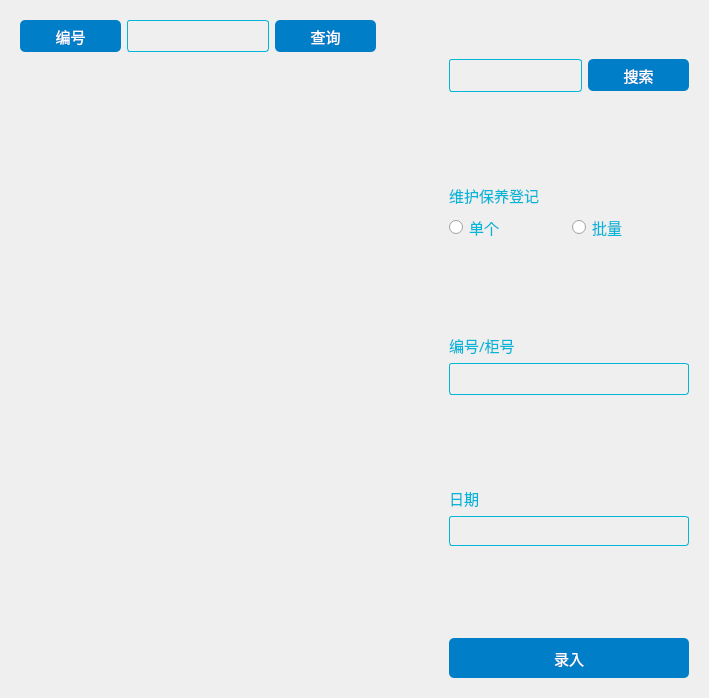
            <widget class="QWidget" name="page_4">
             <property name="styleSheet">
              <string notr="true">QWidget#page_4{
border-image: url(:/img/bj4.png);
}
</string>
             </property>
             <layout class="QHBoxLayout" name="horizontalLayout_23" stretch="30,10">
              <item>
               <widget class="QWidget" name="widget_19" native="true">
                <layout class="QVBoxLayout" name="verticalLayout_8">
                 <item>
                  <layout class="QHBoxLayout" name="horizontalLayout_17">
                   <item>
                    <widget class="QPushButton" name="PushButton_4">
                     <property name="minimumSize">
                      <size>
                       <width>101</width>
                       <height>32</height>
                      </size>
                     </property>
                     <property name="font">
                      <font>
                       <family>黑体</family>
                       <pointsize>11</pointsize>
                      </font>
                     </property>
                     <property name="styleSheet">
                      <string notr="true">QPushButton
{
    /*背景颜色*/  
	background-color:rgb(0, 127, 200);
    /*字体颜色为白色*/    
    color:rgb(255, 255, 255);
	/*设置按键四角为圆角*/
	border-radius :5px;
      
}	
QPushButton:pressed
{
    
    /*按下时字向右移动4像素*/  
    padding-left:4px;
    /*按下时字向下移动4像素*/  
    padding-top:4px;
}</string>
                     </property>
                     <property name="text">
                      <string>编号</string>
                     </property>
                    </widget>
                   </item>
                   <item>
                    <widget class="LineEdit" name="locationID">
                     <property name="minimumSize">
                      <size>
                       <width>141</width>
                       <height>32</height>
                      </size>
                     </property>
                     <property name="font">
                      <font>
                       <family>黑体</family>
                       <pointsize>11</pointsize>
                      </font>
                     </property>
                     <property name="styleSheet">
                      <string notr="true">border:1px solid rgb(1, 182, 215);
color: rgb(0, 246, 255);
border-radius:3px;
background-color: rgba(255, 255, 255, 0);</string>
                     </property>
                     <property name="text">
                      <string/>
                     </property>
                    </widget>
                   </item>
                   <item>
                    <widget class="QPushButton" name="search_1">
                     <property name="minimumSize">
                      <size>
                       <width>101</width>
                       <height>32</height>
                      </size>
                     </property>
                     <property name="font">
                      <font>
                       <family>黑体</family>
                       <pointsize>11</pointsize>
                      </font>
                     </property>
                     <property name="styleSheet">
                      <string notr="true">QPushButton
{
    /*背景颜色*/  
	background-color:rgb(0, 127, 200);
    /*字体颜色为白色*/    
    color:rgb(255, 255, 255);
	/*设置按键四角为圆角*/
	border-radius :5px;
      
}	
QPushButton:pressed
{
    
    /*按下时字向右移动4像素*/  
    padding-left:4px;
    /*按下时字向下移动4像素*/  
    padding-top:4px;
}</string>
                     </property>
                     <property name="text">
                      <string>查询</string>
                     </property>
                    </widget>
                   </item>
                   <item>
                    <spacer name="horizontalSpacer_7">
                     <property name="orientation">
                      <enum>Qt::Horizontal</enum>
                     </property>
                     <property name="sizeHint" stdset="0">
                      <size>
                       <width>40</width>
                       <height>20</height>
                      </size>
                     </property>
                    </spacer>
                   </item>
                  </layout>
                 </item>
                 <item>
                  <widget class="TableWidget" name="TableWidget_3">
                   <property name="styleSheet">
                    <string notr="true">QTableView {
    background: transparent;
    outline: none;
color: rgb(1, 182, 215); /* 确保子元素的字体颜色也是蓝色 */
    border: none;
    /* font: 13px 'Segoe UI', 'Microsoft YaHei'; */
    selection-background-color: transparent;
    alternate-background-color: transparent;
}

QTableView::item {
    background: transparent;
    border: 0px;
color: rgb(1, 182, 215); /* 确保子元素的字体颜色也是蓝色 */
    padding-left: 16px;
    padding-right: 16px;
    height: 35px;
}


QTableView::indicator {
    width: 18px;
    height: 18px;
color: rgb(1, 182, 215); /* 确保子元素的字体颜色也是蓝色 */
    border-radius: 5px;
    border: 1px solid rgba(0, 0, 0, 0.48);
    background-color: rgba(0, 0, 0, 0.022);
}

QTableView::indicator:hover {
color: rgb(1, 182, 215); /* 确保子元素的字体颜色也是蓝色 */
    border: 1px solid rgba(0, 0, 0, 0.56);
    background-color: rgba(0, 0, 0, 0.05);
}

QTableView::indicator:pressed {
color: rgb(1, 182, 215); /* 确保子元素的字体颜色也是蓝色 */
    border: 1px solid rgba(0, 0, 0, 0.27);
    background-color: rgba(0, 0, 0, 0.12);
}

QTableView::indicator:checked,
QTableView::indicator:indeterminate {
color: rgb(1, 182, 215); /* 确保子元素的字体颜色也是蓝色 */
    border: 1px solid #009faa;
    background-color: #009faa;
}

QTableView::indicator:checked {
color: rgb(1, 182, 215); /* 确保子元素的字体颜色也是蓝色 */
    image: url(:/qfluentwidgets/images/check_box/Accept_white.svg);
}

QTableView::indicator:indeterminate {
color: rgb(1, 182, 215); /* 确保子元素的字体颜色也是蓝色 */
    image: url(:/qfluentwidgets/images/check_box/PartialAccept_white.svg);
}

QTableView::indicator:checked:hover,
QTableView::indicator:indeterminate:hover {
color: rgb(1, 182, 215); /* 确保子元素的字体颜色也是蓝色 */
    border: 1px solid #00a7b3;
    background-color: #00a7b3;
}

QTableView::indicator:checked:pressed,
QTableView::indicator:indeterminate:pressed {
color: rgb(1, 182, 215); /* 确保子元素的字体颜色也是蓝色 */
    border: 1px solid #3eabb3;
    background-color: #3eabb3;
}

QTableView::indicator:disabled {
color: rgb(1, 182, 215); /* 确保子元素的字体颜色也是蓝色 */
    border: 1px solid rgba(0, 0, 0, 0.27);
    background-color: transparent;
}

QTableView::indicator:checked:disabled,
QTableView::indicator:indeterminate:disabled {
color: rgb(1, 182, 215); /* 确保子元素的字体颜色也是蓝色 */
    border: 1px solid rgb(199, 199, 199);
    background-color: rgb(199, 199, 199);
}


QHeaderView {
    background-color: transparent;
color: rgb(1, 182, 215); /* 确保子元素的字体颜色也是蓝色 */
}

QHeaderView::section {
color: rgb(1, 182, 215); /* 确保子元素的字体颜色也是蓝色 */
    background-color: transparent;
    padding-left: 5px;
    padding-right: 5px;
    border: 1px solid rgba(0, 0, 0, 19);
    font: 13px 'Segoe UI', 'Microsoft YaHei', 'PingFang SC';
}

QHeaderView::section:horizontal {
color: rgb(1, 182, 215); /* 确保子元素的字体颜色也是蓝色 */
    border-bottom: 1px solid rgba(0, 0, 0, 7);
    border-left: none;
    height: 40px;
}

QHeaderView::section:horizontal:last {
    border-right: none;
}

QHeaderView::section:vertical {
    border-top: none;
}

QHeaderView::section:checked {
    background-color: transparent;
}

QHeaderView::down-arrow {
    subcontrol-origin: padding;
    subcontrol-position: center right;
    margin-right: 6px;
    image: url(:/qfluentwidgets/images/table_view/Down_black.svg);
}

QHeaderView::up-arrow {
    subcontrol-origin: padding;
    subcontrol-position: center right;
color: rgb(1, 182, 215); /* 确保子元素的字体颜色也是蓝色 */
    margin-right: 6px;
    image: url(:/qfluentwidgets/images/table_view/Up_black.svg);
}
QTableCornerButton::section {
color: rgb(1, 182, 215); /* 确保子元素的字体颜色也是蓝色 */
    background-color: transparent;
    border: 1px solid rgba(0, 0, 0, 19);
}

QTableCornerButton::section:pressed {
    background-color: rgba(0, 0, 0, 12);
}</string>
                   </property>
                  </widget>
                 </item>
                </layout>
               </widget>
              </item>
              <item>
               <widget class="QWidget" name="widget_20" native="true">
                <property name="styleSheet">
                 <string notr="true">QLabel{
color: rgb(1, 182, 215);
}</string>
                </property>
                <layout class="QVBoxLayout" name="verticalLayout_9">
                 <item>
                  <widget class="QWidget" name="widget_28" native="true">
                   <property name="minimumSize">
                    <size>
                     <width>0</width>
                     <height>33</height>
                    </size>
                   </property>
                  </widget>
                 </item>
                 <item>
                  <layout class="QHBoxLayout" name="horizontalLayout_18">
                   <item>
                    <widget class="SearchLineEdit" name="SearchLineEdit">
                     <property name="minimumSize">
                      <size>
                       <width>0</width>
                       <height>33</height>
                      </size>
                     </property>
                     <property name="font">
                      <font>
                       <family>黑体</family>
                       <pointsize>11</pointsize>
                      </font>
                     </property>
                     <property name="styleSheet">
                      <string notr="true">border:1px solid rgb(1, 182, 215);
color: rgb(0, 246, 255);
border-radius:3px;
background-color: rgba(255, 255, 255, 0);</string>
                     </property>
                    </widget>
                   </item>
                   <item>
                    <widget class="QPushButton" name="PushButton">
                     <property name="minimumSize">
                      <size>
                       <width>101</width>
                       <height>32</height>
                      </size>
                     </property>
                     <property name="font">
                      <font>
                       <family>黑体</family>
                       <pointsize>11</pointsize>
                      </font>
                     </property>
                     <property name="styleSheet">
                      <string notr="true">QPushButton
{
    /*背景颜色*/  
	background-color:rgb(0, 127, 200);
    /*字体颜色为白色*/    
    color:rgb(255, 255, 255);
	/*设置按键四角为圆角*/
	border-radius :5px;
      
}	
QPushButton:pressed
{
    
    /*按下时字向右移动4像素*/  
    padding-left:4px;
    /*按下时字向下移动4像素*/  
    padding-top:4px;
}</string>
                     </property>
                     <property name="text">
                      <string>搜索</string>
                     </property>
                    </widget>
                   </item>
                  </layout>
                 </item>
                 <item>
                  <widget class="QWidget" name="widget_24" native="true">
                   <property name="sizePolicy">
                    <sizepolicy hsizetype="Preferred" vsizetype="Preferred">
                     <horstretch>0</horstretch>
                     <verstretch>0</verstretch>
                    </sizepolicy>
                   </property>
                   <property name="minimumSize">
                    <size>
                     <width>0</width>
                     <height>80</height>
                    </size>
                   </property>
                  </widget>
                 </item>
                 <item>
                  <widget class="QLabel" name="label_38">
                   <property name="sizePolicy">
                    <sizepolicy hsizetype="Preferred" vsizetype="Fixed">
                     <horstretch>0</horstretch>
                     <verstretch>0</verstretch>
                    </sizepolicy>
                   </property>
                   <property name="font">
                    <font>
                     <family>黑体</family>
                     <pointsize>11</pointsize>
                    </font>
                   </property>
                   <property name="text">
                    <string>维护保养登记</string>
                   </property>
                  </widget>
                 </item>
                 <item>
                  <layout class="QHBoxLayout" name="horizontalLayout_19">
                   <item>
                    <widget class="QRadioButton" name="RadioButton">
                     <property name="font">
                      <font>
                       <family>黑体</family>
                       <pointsize>11</pointsize>
                      </font>
                     </property>
                     <property name="styleSheet">
                      <string notr="true">color: rgb(1, 182, 215);</string>
                     </property>
                     <property name="text">
                      <string>单个</string>
                     </property>
                    </widget>
                   </item>
                   <item>
                    <widget class="QRadioButton" name="RadioButton_2">
                     <property name="font">
                      <font>
                       <family>黑体</family>
                       <pointsize>11</pointsize>
                      </font>
                     </property>
                     <property name="styleSheet">
                      <string notr="true">color: rgb(1, 182, 215);</string>
                     </property>
                     <property name="text">
                      <string>批量</string>
                     </property>
                    </widget>
                   </item>
                  </layout>
                 </item>
                 <item>
                  <widget class="QWidget" name="widget_25" native="true">
                   <property name="minimumSize">
                    <size>
                     <width>0</width>
                     <height>80</height>
                    </size>
                   </property>
                  </widget>
                 </item>
                 <item>
                  <widget class="QLabel" name="label_17">
                   <property name="sizePolicy">
                    <sizepolicy hsizetype="Preferred" vsizetype="Fixed">
                     <horstretch>0</horstretch>
                     <verstretch>0</verstretch>
                    </sizepolicy>
                   </property>
                   <property name="font">
                    <font>
                     <family>黑体</family>
                     <pointsize>11</pointsize>
                    </font>
                   </property>
                   <property name="text">
                    <string>编号/柜号</string>
                   </property>
                  </widget>
                 </item>
                 <item>
                  <widget class="SearchLineEdit" name="SearchLineEdit_2">
                   <property name="minimumSize">
                    <size>
                     <width>0</width>
                     <height>32</height>
                    </size>
                   </property>
                   <property name="font">
                    <font>
                     <family>黑体</family>
                     <pointsize>11</pointsize>
                    </font>
                   </property>
                   <property name="styleSheet">
                    <string notr="true">border:1px solid rgb(1, 182, 215);
color: rgb(0, 246, 255);
border-radius:3px;
background-color: rgba(255, 255, 255, 0);</string>
                   </property>
                  </widget>
                 </item>
                 <item>
                  <widget class="QWidget" name="widget_26" native="true">
                   <property name="minimumSize">
                    <size>
                     <width>0</width>
                     <height>80</height>
                    </size>
                   </property>
                  </widget>
                 </item>
                 <item alignment="Qt::AlignBottom">
                  <widget class="QLabel" name="label_37">
                   <property name="sizePolicy">
                    <sizepolicy hsizetype="Preferred" vsizetype="Fixed">
                     <horstretch>0</horstretch>
                     <verstretch>0</verstretch>
                    </sizepolicy>
                   </property>
                   <property name="font">
                    <font>
                     <family>黑体</family>
                     <pointsize>11</pointsize>
                    </font>
                   </property>
                   <property name="text">
                    <string>日期</string>
                   </property>
                  </widget>
                 </item>
                 <item>
                  <widget class="ZhDatePicker" name="ZhDatePicker">
                   <property name="minimumSize">
                    <size>
                     <width>240</width>
                     <height>30</height>
                    </size>
                   </property>
                   <property name="font">
                    <font>
                     <family>黑体</family>
                     <pointsize>11</pointsize>
                    </font>
                   </property>
                   <property name="styleSheet">
                    <string notr="true">border:1px solid rgb(1, 182, 215);
color: rgb(0, 246, 255);
border-radius:3px;
background-color: rgba(255, 255, 255, 0);</string>
                   </property>
                   <property name="text">
                    <string/>
                   </property>
                  </widget>
                 </item>
                 <item>
                  <widget class="QWidget" name="widget_27" native="true">
                   <property name="sizePolicy">
                    <sizepolicy hsizetype="Preferred" vsizetype="Preferred">
                     <horstretch>0</horstretch>
                     <verstretch>0</verstretch>
                    </sizepolicy>
                   </property>
                   <property name="minimumSize">
                    <size>
                     <width>0</width>
                     <height>80</height>
                    </size>
                   </property>
                  </widget>
                 </item>
                 <item>
                  <widget class="QPushButton" name="PushButton_7">
                   <property name="sizePolicy">
                    <sizepolicy hsizetype="Preferred" vsizetype="Fixed">
                     <horstretch>0</horstretch>
                     <verstretch>0</verstretch>
                    </sizepolicy>
                   </property>
                   <property name="minimumSize">
                    <size>
                     <width>112</width>
                     <height>40</height>
                    </size>
                   </property>
                   <property name="font">
                    <font>
                     <family>黑体</family>
                     <pointsize>11</pointsize>
                    </font>
                   </property>
                   <property name="styleSheet">
                    <string notr="true">QPushButton
{
    /*背景颜色*/  
	background-color:rgb(0, 127, 200);
    /*字体颜色为白色*/    
    color:rgb(255, 255, 255);
	/*设置按键四角为圆角*/
	border-radius :5px;
      
}	
QPushButton:pressed
{
    
    /*按下时字向右移动4像素*/  
    padding-left:4px;
    /*按下时字向下移动4像素*/  
    padding-top:4px;
}</string>
                   </property>
                   <property name="text">
                    <string>录入</string>
                   </property>
                  </widget>
                 </item>
                </layout>
               </widget>
              </item>
             </layout>
            </widget>
